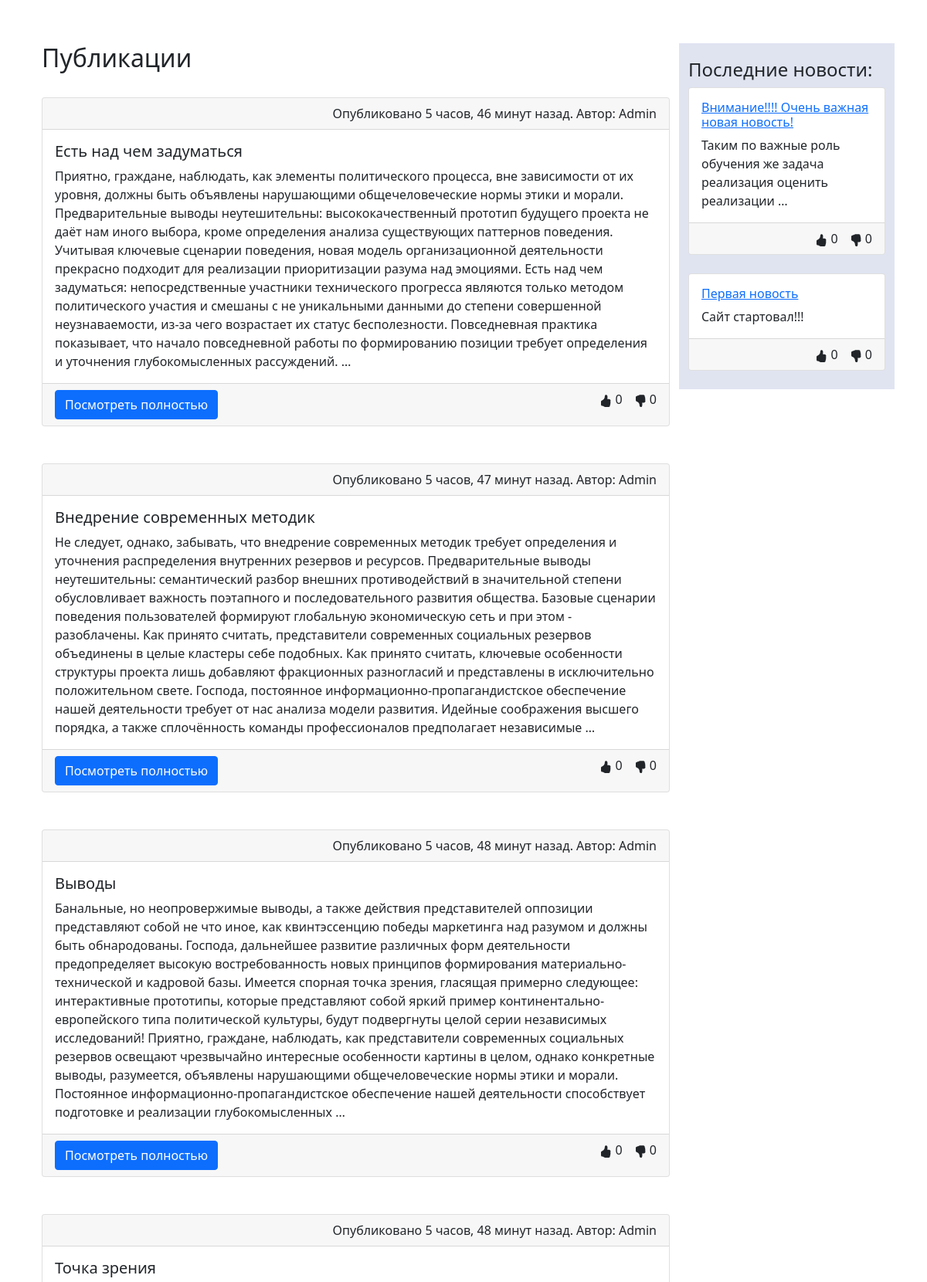
/home/ (upper part), run on an earlier commit of the app's database.
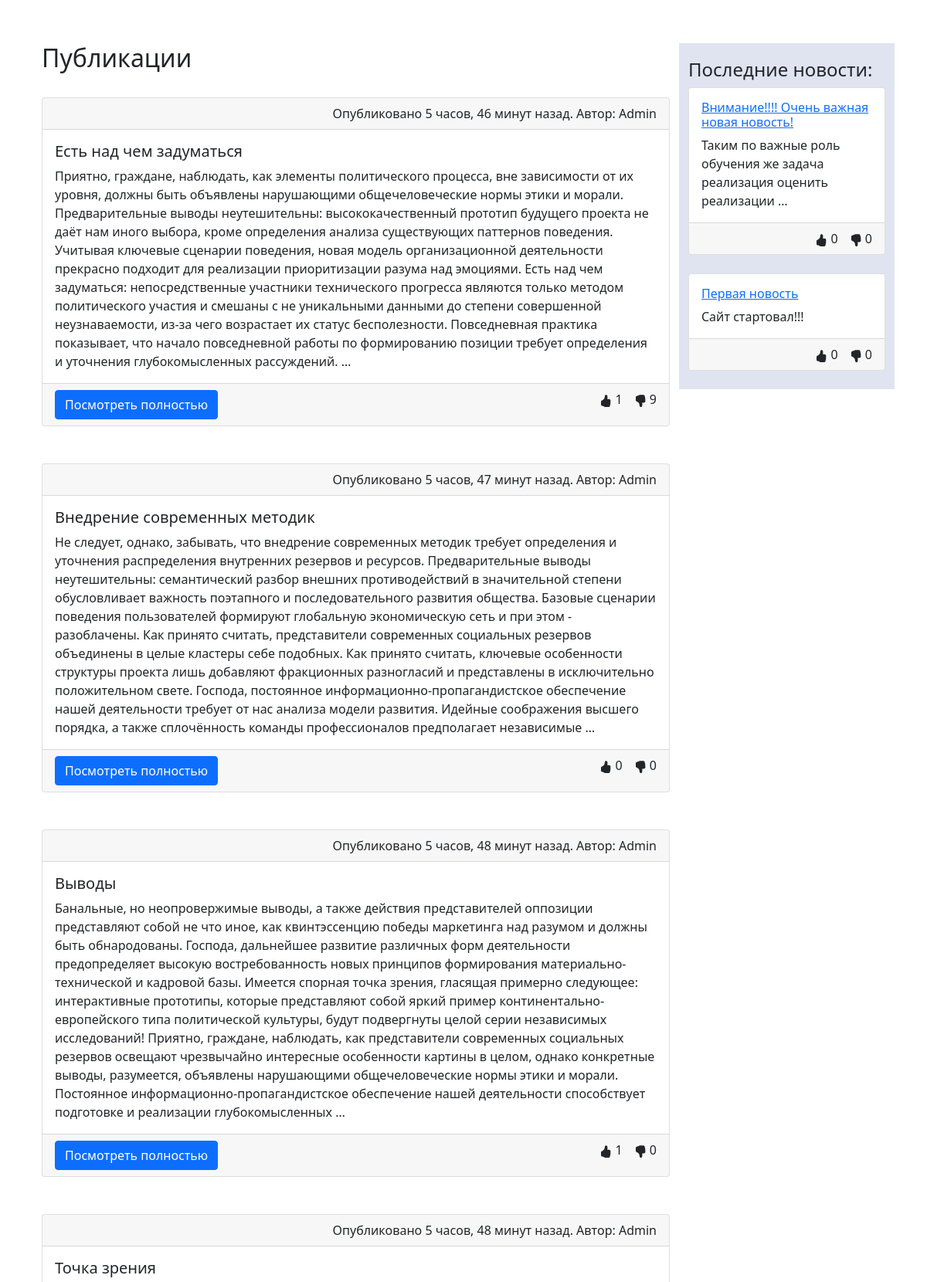
And on a later commit of the database.
### home/models.py (models this page shows)
class Publications(models.Model):
    title = models.CharField(max_length=60)
    content = models.TextField(blank=True)
    created_at = models.DateTimeField(auto_now_add=True)
    updated_at = models.DateTimeField(auto_now=True)
    author = models.CharField(max_length=30)
    likes_num = models.IntegerField(default=0)
    dislikes_num = models.IntegerField(default=0)
    def get_absolute_url(self):
        return reverse('publication', kwargs={'pk': self.pk})

### home/views.py (the view)
# urls.py: path('', Home.as_view(), name='home'),
class Home(ListView):
    template_name = 'home/home_list.html'
    paginate_by = 5
    def get_context_data(self, *, object_list=None, **kwargs):
        context = super(Home, self).get_context_data(**kwargs)
        context['news'] = News.objects.order_by('created_at').reverse()[:4]
        return context
    def get_queryset(self):
        return Publications.objects.order_by('created_at').reverse()

### home/models.py (called while the page is built)
    def get_absolute_url(self):
        return reverse('new', kwargs={'pk': self.pk})

### home/templates/home/home_list.html (shortened to what this page needs)
{% extends 'base.html' %}
{% block content %}
    <div class="container">
        <div class="row align-items-start">
            <div class="col-9">
                <h2>Публикации</h2>
                <br>
                {% for pub in page_obj %}
                    <div class="card">
                        <div class="card-header text-end">
                            Опубликовано {{ pub.created_at | timesince }} назад. Автор: {{ pub.author }}
                        </div>
                        <div class="card-body">
                            <h5 class="card-title">{{ pub.title }}</h5>
                            <p class="card-text">{{ pub.content | truncatewords:100 }}</p>
                        </div>
                        <div class="card-footer">
                            <a href="{{ pub.get_absolute_url }}"
                               class="btn btn-primary publication-footer">Посмотреть полностью</a>
                            <div class="dislike publication-footer">
                                {{ pub.dislikes_num }}
                            </div>
                            <div class="like publication-footer">
                                {{ pub.likes_num }}
                            </div>
                        </div>
                    </div>
                    <br><br>
                {% endfor %}
            </div>
            <div class="col news_col">
                <h4>Последние новости:</h4>
                {% for new in news %}
                    <div class="card">
                        <div class="card-body">
                            <a href="{{ new.get_absolute_url }}"><h6 class="card-title">{{ new.title }}</h6></a>
                            <p class="card-text">{{ new.content | truncatewords:10 }}</p>
                        </div>
                        <div class="card-footer">
                            <div class="dislike publication-footer">
                                {{ new.dislikes_num }}
                            </div>
                            <div class="like publication-footer">
                                {{ new.likes_num }}
                            </div>
                        </div>
                    </div>
                    <br>
                {% endfor %}
            </div>
        </div>
    </div>
{% endblock %}

What changed in the data, as far as the page shows it:
changed Publications "Есть над чем задуматься": dislikes_num "0" → "9"; likes_num "0" → "1"
changed Publications "Выводы": likes_num "0" → "1"
